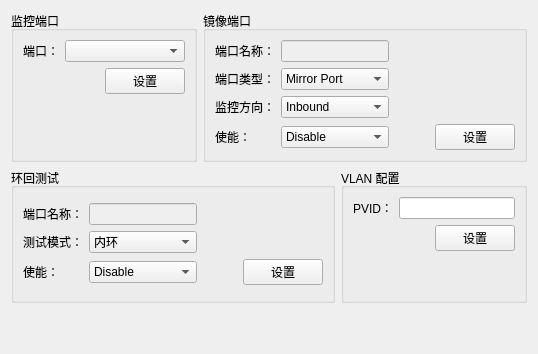
        <widget class="QWidget" name="tabPortConfig">
         <attribute name="title">
          <string>端口配置</string>
         </attribute>
         <layout class="QGridLayout" name="gridLayout_17">
          <item row="0" column="0">
           <layout class="QHBoxLayout" name="horizontalLayout_2">
            <item>
             <widget class="QGroupBox" name="groupBox_6">
              <property name="maximumSize">
               <size>
                <width>200</width>
                <height>16777215</height>
               </size>
              </property>
              <property name="title">
               <string>监控端口</string>
              </property>
              <layout class="QGridLayout" name="gridLayout_19">
               <item row="0" column="0">
                <layout class="QGridLayout" name="gridLayout_12">
                 <item row="0" column="1">
                  <widget class="QComboBox" name="cBoxAllPort"/>
                 </item>
                 <item row="1" column="1">
                  <layout class="QHBoxLayout" name="horizontalLayout_13">
                   <item>
                    <spacer name="horizontalSpacer_12">
                     <property name="orientation">
                      <enum>Qt::Horizontal</enum>
                     </property>
                     <property name="sizeHint" stdset="0">
                      <size>
                       <width>40</width>
                       <height>20</height>
                      </size>
                     </property>
                    </spacer>
                   </item>
                   <item>
                    <widget class="QPushButton" name="BtnSetMonitorPort">
                     <property name="text">
                      <string>设置</string>
                     </property>
                    </widget>
                   </item>
                  </layout>
                 </item>
                 <item row="0" column="0">
                  <widget class="QLabel" name="label_2">
                   <property name="text">
                    <string>端口：</string>
                   </property>
                  </widget>
                 </item>
                 <item row="2" column="1">
                  <spacer name="verticalSpacer">
                   <property name="orientation">
                    <enum>Qt::Vertical</enum>
                   </property>
                   <property name="sizeHint" stdset="0">
                    <size>
                     <width>20</width>
                     <height>40</height>
                    </size>
                   </property>
                  </spacer>
                 </item>
                </layout>
               </item>
              </layout>
             </widget>
            </item>
            <item>
             <widget class="QGroupBox" name="groupBox_7">
              <property name="title">
               <string>镜像端口</string>
              </property>
              <layout class="QGridLayout" name="gridLayout_13">
               <item row="0" column="0">
                <layout class="QGridLayout" name="gridLayout_2">
                 <item row="3" column="2">
                  <spacer name="horizontalSpacer_3">
                   <property name="orientation">
                    <enum>Qt::Horizontal</enum>
                   </property>
                   <property name="sizeHint" stdset="0">
                    <size>
                     <width>40</width>
                     <height>20</height>
                    </size>
                   </property>
                  </spacer>
                 </item>
                 <item row="2" column="1">
                  <widget class="QComboBox" name="cBoxMonitorPortDir">
                   <item>
                    <property name="text">
                     <string>Inbound</string>
                    </property>
                   </item>
                   <item>
                    <property name="text">
                     <string>Outbound</string>
                    </property>
                   </item>
                   <item>
                    <property name="text">
                     <string>Both</string>
                    </property>
                   </item>
                  </widget>
                 </item>
                 <item row="2" column="0">
                  <widget class="QLabel" name="label_4">
                   <property name="text">
                    <string>监控方向：</string>
                   </property>
                  </widget>
                 </item>
                 <item row="3" column="0">
                  <widget class="QLabel" name="label_12">
                   <property name="text">
                    <string>使能：</string>
                   </property>
                  </widget>
                 </item>
                 <item row="0" column="1">
                  <widget class="QLineEdit" name="lineEditPortNameMirror">
                   <property name="enabled">
                    <bool>false</bool>
                   </property>
                  </widget>
                 </item>
                 <item row="3" column="1">
                  <widget class="QComboBox" name="cBoxMirrorPortEnable">
                   <item>
                    <property name="text">
                     <string>Disable</string>
                    </property>
                   </item>
                   <item>
                    <property name="text">
                     <string>Enable</string>
                    </property>
                   </item>
                  </widget>
                 </item>
                 <item row="1" column="1">
                  <widget class="QComboBox" name="cBoxMirrorType">
                   <item>
                    <property name="text">
                     <string>Mirror Port</string>
                    </property>
                   </item>
                   <item>
                    <property name="text">
                     <string>Monitor Port</string>
                    </property>
                   </item>
                   <item>
                    <property name="text">
                     <string>None</string>
                    </property>
                   </item>
                  </widget>
                 </item>
                 <item row="0" column="0">
                  <widget class="QLabel" name="label">
                   <property name="text">
                    <string>端口名称：</string>
                   </property>
                  </widget>
                 </item>
                 <item row="1" column="0">
                  <widget class="QLabel" name="label_3">
                   <property name="text">
                    <string>端口类型：</string>
                   </property>
                  </widget>
                 </item>
                 <item row="3" column="3">
                  <widget class="QPushButton" name="BtnMirrorPortSet">
                   <property name="text">
                    <string>设置</string>
                   </property>
                  </widget>
                 </item>
                </layout>
               </item>
              </layout>
             </widget>
            </item>
           </layout>
          </item>
          <item row="1" column="0">
           <layout class="QHBoxLayout" name="horizontalLayout_5">
            <item>
             <widget class="QGroupBox" name="groupBox_8">
              <property name="title">
               <string>环回测试</string>
              </property>
              <layout class="QGridLayout" name="gridLayout_15">
               <item row="0" column="0">
                <layout class="QGridLayout" name="gridLayout_14">
                 <item row="2" column="0">
                  <widget class="QLabel" name="label_5">
                   <property name="text">
                    <string>使能：</string>
                   </property>
                  </widget>
                 </item>
                 <item row="2" column="1">
                  <widget class="QComboBox" name="cBoxLoopbackEnable">
                   <item>
                    <property name="text">
                     <string>Disable</string>
                    </property>
                   </item>
                   <item>
                    <property name="text">
                     <string>Enable</string>
                    </property>
                   </item>
                  </widget>
                 </item>
                 <item row="2" column="3">
                  <widget class="QPushButton" name="BtnLoopbackSet">
                   <property name="text">
                    <string>设置</string>
                   </property>
                  </widget>
                 </item>
                 <item row="1" column="0">
                  <widget class="QLabel" name="label_10">
                   <property name="text">
                    <string>测试模式：</string>
                   </property>
                  </widget>
                 </item>
                 <item row="1" column="1">
                  <widget class="QComboBox" name="cBoxLoopbackMode">
                   <item>
                    <property name="text">
                     <string>内环</string>
                    </property>
                   </item>
                   <item>
                    <property name="text">
                     <string>外环</string>
                    </property>
                   </item>
                  </widget>
                 </item>
                 <item row="0" column="1">
                  <widget class="QLineEdit" name="lineEditPortNameLoopback">
                   <property name="enabled">
                    <bool>false</bool>
                   </property>
                  </widget>
                 </item>
                 <item row="0" column="0">
                  <widget class="QLabel" name="label_11">
                   <property name="text">
                    <string>端口名称：</string>
                   </property>
                  </widget>
                 </item>
                 <item row="2" column="2">
                  <spacer name="horizontalSpacer_6">
                   <property name="orientation">
                    <enum>Qt::Horizontal</enum>
                   </property>
                   <property name="sizeHint" stdset="0">
                    <size>
                     <width>40</width>
                     <height>20</height>
                    </size>
                   </property>
                  </spacer>
                 </item>
                </layout>
               </item>
              </layout>
             </widget>
            </item>
            <item>
             <widget class="QGroupBox" name="groupBox_9">
              <property name="title">
               <string>VLAN 配置</string>
              </property>
              <layout class="QGridLayout" name="gridLayout_16">
               <item row="0" column="0">
                <layout class="QVBoxLayout" name="verticalLayout_5">
                 <item>
                  <layout class="QHBoxLayout" name="horizontalLayout_4">
                   <item>
                    <widget class="QLabel" name="label_13">
                     <property name="text">
                      <string>PVID：</string>
                     </property>
                    </widget>
                   </item>
                   <item>
                    <widget class="QLineEdit" name="lineEditPortPVID"/>
                   </item>
                  </layout>
                 </item>
                 <item>
                  <layout class="QHBoxLayout" name="horizontalLayout_3">
                   <item>
                    <spacer name="horizontalSpacer_7">
                     <property name="orientation">
                      <enum>Qt::Horizontal</enum>
                     </property>
                     <property name="sizeHint" stdset="0">
                      <size>
                       <width>40</width>
                       <height>20</height>
                      </size>
                     </property>
                    </spacer>
                   </item>
                   <item>
                    <widget class="QPushButton" name="Btn_PVIDSet">
                     <property name="text">
                      <string>设置</string>
                     </property>
                    </widget>
                   </item>
                  </layout>
                 </item>
                </layout>
               </item>
               <item row="1" column="0">
                <spacer name="verticalSpacer_3">
                 <property name="orientation">
                  <enum>Qt::Vertical</enum>
                 </property>
                 <property name="sizeHint" stdset="0">
                  <size>
                   <width>20</width>
                   <height>40</height>
                  </size>
                 </property>
                </spacer>
               </item>
              </layout>
             </widget>
            </item>
           </layout>
          </item>
          <item row="2" column="0">
           <spacer name="verticalSpacer_2">
            <property name="orientation">
             <enum>Qt::Vertical</enum>
            </property>
            <property name="sizeHint" stdset="0">
             <size>
              <width>20</width>
              <height>40</height>
             </size>
            </property>
           </spacer>
          </item>
         </layout>
        </widget>
